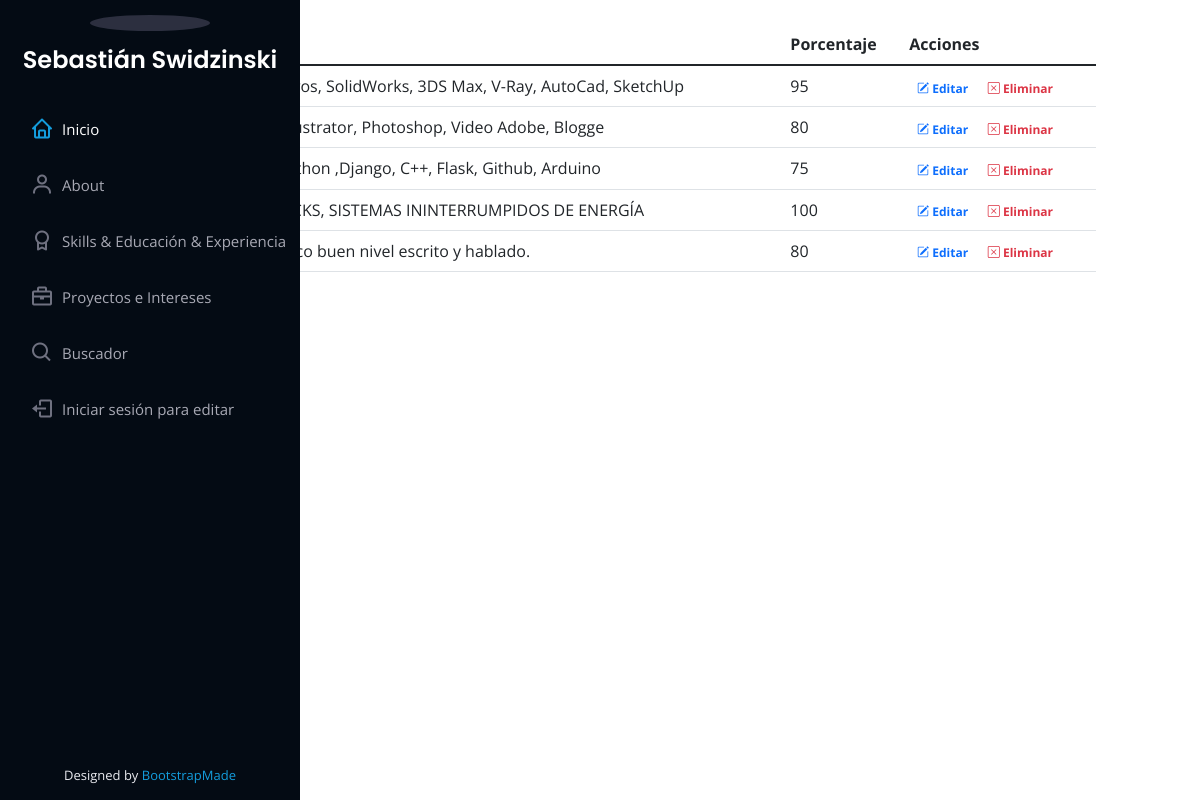
Page /hardSkillsListar on the committed database.
### portfolio1/models.py (models this page shows, shortened)
class HardSkills(models.Model):
    hardSkills = models.CharField(max_length=50, verbose_name="Habilidad")
    porcentaje = models.IntegerField(choices=list(zip(range(1, 101), range(1, 101))), unique=True)

### portfolio1/views.py (the view)
# urls.py: path('hardSkillsListar', views.HardSkillsList.as_view(), name='hardSkillsListar'),
class HardSkillsList(ListView):
      model = HardSkills
      template_name = "portfolio1/hardSkills_list.html"

### portfolio1/templates/portfolio1/hardSkills_list.html
{% extends "portfolio1/padre.html" %}
{% load static %}
{% block contenidoQueCambia %}
<body>
    <br>
                    <div class="row gx-5 justify-content-center">
                        <div class="col-lg-10 table-responsive">
                            <table class="table table-theme">
                                <thead>
                                    <tr>
                                        <th scope="col">#</th>
                                        <th scope="col">Hard Skill</th>
                                        <th scope="col">Porcentaje</th>
                                        <th scope="col">Acciones</th>
                                    </tr>
                                </thead>
                                <tbody>
                                    {% for hardSkills in object_list %}
                                        <tr>
                                            <th scope="row">{{forloop.counter}}</th>
                                            <td>{{hardSkills.hardSkills}}</td>
                                            <td>{{hardSkills.porcentaje}}</td>
                                            <td>
                                                <a href="{% url 'hardSkillsEditar' hardSkills.id %}" class="text-primary badge badge-primary text-decoration-none"> <i class="bi bi-pencil-square"></i> Editar</a>
                                                <a href="{% url 'hardSkillsEliminar' hardSkills.id %}" class="text-danger badge badge-danger text-decoration-none"> <i class="bi bi-x-square"></i> Eliminar</a>
                                            </td>
                                        </tr>
                                    {% endfor %}
                                </tbody>
                            </table>
                        </div>
                    </div>
    <a href="{% url 'hardSkillsNuevo'  %}">Nueva Hard Skill</a> |
</body>
</html>
{% endblock %}

### portfolio1/static/assets/css/style.css (style rules this page uses)
body { font-family: "Open Sans", sans-serif; color: #272829; }
a { color: #149ddd; text-decoration: none; }

### rows in the picture
HardSkills: hardSkills "DISEÑO 3D: Rhinoceros, SolidWorks, 3DS Max, V-Ray, AutoCad, SketchUp", porcentaje "95"
HardSkills: hardSkills "DISEÑO GRÁFICO: Illustrator, Photoshop, Video Adobe, Blogge", porcentaje "80"
HardSkills: hardSkills "PROGRAMACIÓN: Python ,Django, C++, Flask, Github, Arduino", porcentaje "75"
HardSkills: hardSkills "REDES, SERVERS, RACKS, SISTEMAS ININTERRUMPIDOS DE ENERGÍA", porcentaje "100"
HardSkills: hardSkills "IDIOMA: Inglés Técnico buen nivel escrito y hablado.", porcentaje "80"
